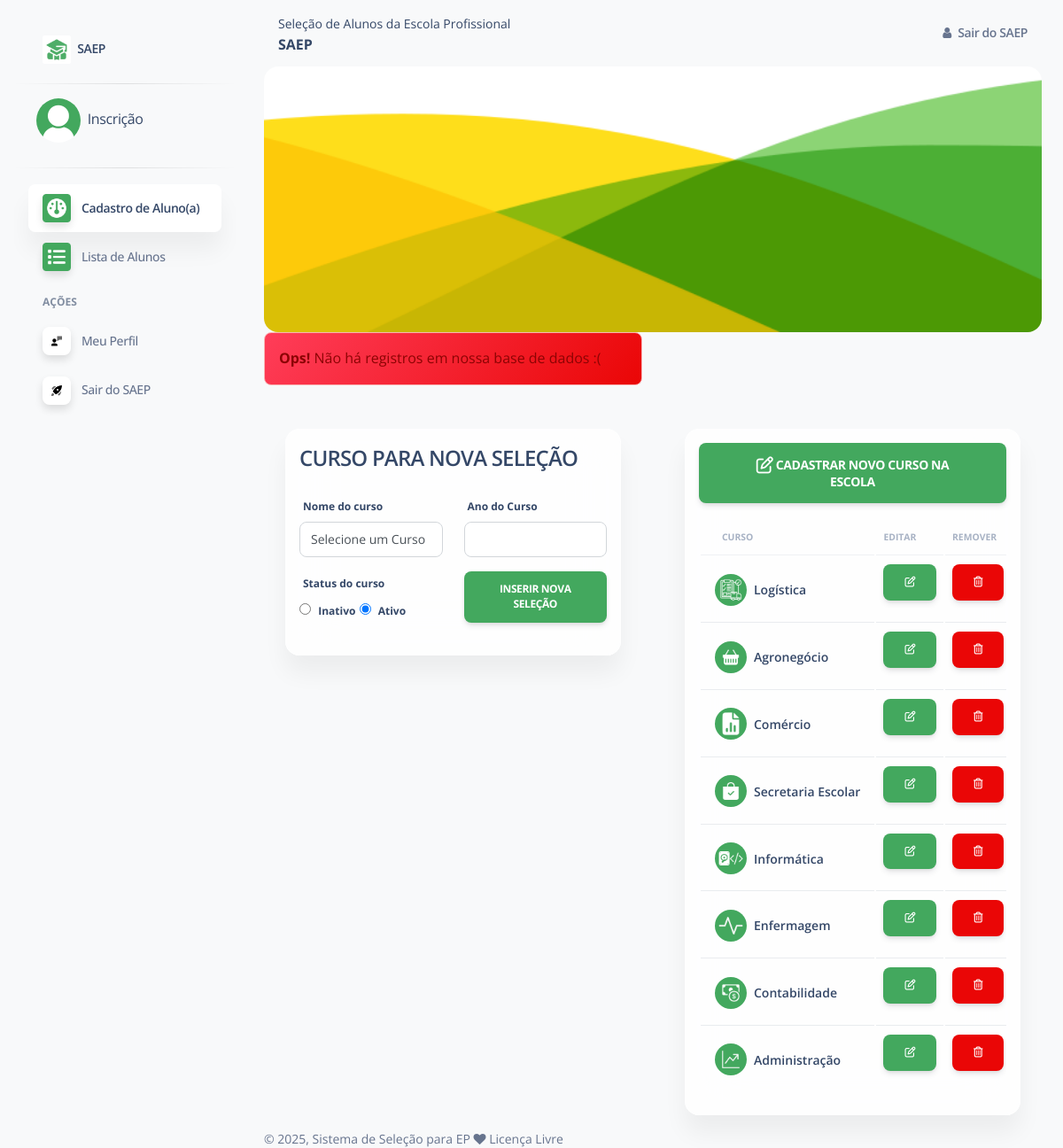
The page /pages/home.php?saep=cursos (signed in) on the database its author committed.
### tables this page shows
CREATE TABLE `tb_saep_usuario` (
  `id_Usuario` int NOT NULL,
  `email` varchar(150) NOT NULL,
  `nome` varchar(150) NOT NULL,
  `senha` varchar(75) NOT NULL,
  `nivel` varchar(150) NOT NULL,
  `cargo` varchar(150) NOT NULL,
  `img` varchar(255) NOT NULL
);

CREATE TABLE `tb_saep_cursosEscola` (
  `idCursos` int NOT NULL,
  `nomeCurso` varchar(50) NOT NULL,
  `imgCurso` varchar(100) NOT NULL
);

### pages/cursos.php (the view, shortened to what this page needs)
<div class="container-fluid">
    <div class="page-header min-height-300 border-radius-xl" style="background-image: url('../assets/img/curved-images/back-est.png'); background-position-y: 50%;">
    </div>
    <div class="row">
    <?php
    include_once('../config/conexao.php');
    $select = "SELECT tb_saep_cursos.id_cursos,tb_saep_cursos.id_curso_escola_cursos,tb_saep_cursos.status_curso,tb_saep_cursos.ano_cursos,tb_saep_cursosEscola.idCursos,tb_saep_cursosEscola.nomeCurso,tb_saep_cursosEscola.imgCurso FROM tb_saep_cursos INNER JOIN tb_saep_cursosEscola ON tb_saep_cursos.id_curso_escola_cursos=tb_saep_cursosEscola.idCursos WHERE tb_saep_cursos.id_curso_escola_cursos=tb_saep_cursosEscola.idCursos ORDER BY nomeCurso ASC";
    try {
      $result = $conexao->prepare($select);
      $result->execute();
      $contar = $result->rowCount();
      if ($contar > 0) {
          while ($show = $result->FETCH(PDO::FETCH_OBJ)) {
    ?>
<div class="col-lg-3">
    <div class="card card-body blur shadow-blur mx-4 mt-n6 overflow-hidden">
      <div class="row" style="align-items: center;">
          <div class="col-lg-4">
            <div class="avatar avatar-xl position-relative">
              <img src="../assets/img/icones/cursos/<?php echo $show->imgCurso; ?>" alt="profile_image" class="w-100 border-radius-lg shadow-sm">
            </div>
          </div>
          <div class="col-lg-8">
            <div class="h-100">
              <h5 class="mb-1">
                <?php echo $show->nomeCurso; ?>
              </h5>
              <p class="mb-0 font-weight-bold text-sm">
                <?php echo $show->ano_cursos; ?> | <?php if($show->status_curso==1){echo '<strong style="color:#43a85e">Ativo</strong>';}else{echo '<strong style="color:#ea0606">Inativo</strong>';} ?>
              </p>
            </div>
          </div>
          <hr>
          <div class="col-lg-12">
            <div>
              <ul class="nav nav-pills nav-fill p-1 bg-transparent" role="tablist">
                <li class="nav-item">
                  <a class="btn btn-success" href="home.php?saep=upCursoSelecao&idUp=<?php echo $show->id_cursos; ?>">
                  <i class="fa fa-pencil-square-o" aria-hidden="true"></i>
                    Editar
                  </a>
                </li>
                <li class="nav-item">
                  <a class="btn btn-danger" href="home.php?saep=deleteSelecao&id=<?php echo $show->id_cursos; ?>" onclick="return confirm('Deseja remover este curso da seleção?')">
                  <i class="fa fa-trash-o" aria-hidden="true"></i>
                   Remover
                  </a>
                </li>
              </ul>
            </div>
          </div>
        </div>
      </div>
    </div>
    <?php
            }
        } else {
          echo "
          <div class='col-md-6 col-sm-12'>
            <div class='alert alert-danger'>
              <strong>Ops!</strong> Não há registros em nossa base de dados :(
            </div>
          </div>";
        }
    } catch (PDOException $e) {
        echo $e;
    }
    ?>
    </div>
    <hr>
    <div class="row">
        <div class="col-lg-6">
        <div class="card card-body blur shadow-blur mx-4 overflow-hidden">
        <div class="row" style="align-items: center;">
        <h4 class="maius">Curso para nova seleção</h4>
        <hr>
            <form action="" method="post">
                <div class="row">
                    <div class="col-lg-6">
                        <div class="mb-3">
                            <label>Nome do curso</label>
                            <select name="nomeCurso" class="form-control" required>
                            <option value="" selected disabled>Selecione um Curso</option>
                            </select>
                        </div>
                        <div class="mb-3">
                          <label class="">Status do curso</label>
                            <div class="radio radio-inline">
                                <input name="status_curso" id="radio7" value="0" type="radio">
                                <label for="radio7">
                                    Inativo
                                </label>
                                <input name="status_curso" id="radio8" value="1" checked="" type="radio">
                                <label for="radio8">
                                    Ativo
                                </label>
                            </div>
                        </div>
                    </div>
                    <div class="col-lg-6">
                        <div class="mb-3">
                            <label>Ano do Curso</label>
                            <input type="text" class="form-control" name="ano_curso" required>
                        </div>
                        <button type="submit" class="btn btn-success" name="cadNovaSelecao">Inserir Nova Seleção</button>
                    </div>
                </div>
            </form>
        </div>
        </div>
        </div>
        <div class="col-lg-6">
        <div class="card card-body blur shadow-blur mx-4 overflow-hidden">
        <a class="btn btn-success btn-lg" data-bs-toggle="modal" data-bs-target="#exampleModal">
            <i class="fa fa-pencil-square-o" aria-hidden="true"></i>
            Cadastrar Novo Curso na Escola
        </a>
        <div class="card-body px-0 pt-0 pb-2">
              <div class="table-responsive p-0">
                <table class="table align-items-center justify-content-center mb-0">
                  <thead>
                    <tr>
                      <th class="text-uppercase text-secondary text-xxs font-weight-bolder opacity-7">Curso</th>
                      <th class="text-uppercase text-secondary text-xxs font-weight-bolder opacity-7 ps-2">Editar</th>
                      <th class="text-uppercase text-secondary text-xxs font-weight-bolder opacity-7 ps-2">Remover</th>
                    </tr>
                  </thead>
                  <tbody>
                  <?php
                      $select = "SELECT * FROM tb_saep_cursosEscola ORDER BY idCursos DESC";
                      try {
                       $result = $conexao->prepare($select);
                       $result->execute();
                       $contar = $result->rowCount();
                       if($contar>0){
                        while($show = $result->FETCH(PDO::FETCH_OBJ)){
                    ?>
                    <tr>
                      <td>
                        <div class="d-flex px-2">
                          <div>
                            <img src="../assets/img/icones/cursos/<?php echo $show->imgCurso; ?>" class="avatar avatar-sm rounded-circle me-2" alt="spotify">
                          </div>
                          <div class="my-auto">
                            <h6 class="mb-0 text-sm"><?php echo $show->nomeCurso; ?></h6>
                          </div>
                        </div>
                      </td>
                      <td>
                        <a class="btn btn-success" href="home.php?saep=upCurso&idUp=<?php echo $show->idCursos; ?>">
                        <i class="fa fa-pencil-square-o" aria-hidden="true"></i>
                        </a>
                      </td>
                      <td>
                        <a class="btn btn-danger" href="delCurso.php?idDel=<?php echo $show->idCursos; ?>" onclick="return confirm('Deseja remover este curso da seleção?')">
                        <i class="fa fa-trash-o" aria-hidden="true"></i>
                        </a>
                      </td>
                    </tr>
                    <?php
                        }
                      }else{
                        echo '<div style="margin-top:10px" class="alert  alert-danger" role="alert">
                        Não há dados de contato!!!
                        </div>';
                      }
                    } catch (PDOException $e) {
                        echo '<strong>ERRO DE LEITURA = </strong>'.$e->getMessage();
                    }
                    ?>
                  </tbody>
                </table>
              </div>
            </div>
        </div>
        </div>
    </div>
</div>

### include/header.php (shortened to what this page needs)
<!DOCTYPE html>
<html lang="pt_br">
<head>
  <link href="../assets/css/nucleo-icons.css" rel="stylesheet" />
  <link href="../assets/css/nucleo-svg.css" rel="stylesheet" />
  <link href="../assets/css/nucleo-svg.css" rel="stylesheet" />
  <link id="pagestyle" href="../assets/css/soft-ui-dashboard.css" rel="stylesheet" />
  <link rel="stylesheet" href="../assets/font-icons/css/font-awesome.min.css">
  <link rel="stylesheet" href="../assets/css/saep.css">
</head>
<?php
include_once('../config/conexao.php');
$usuarioLogado = $_SESSION['loginuser'];
$selectUser = "SELECT * FROM tb_saep_usuario WHERE email=:emailUserLogado";
try {
    $resultadoUser = $conexao->prepare($selectUser);
    $resultadoUser->bindParam(':emailUserLogado', $usuarioLogado, PDO::PARAM_STR);
    $resultadoUser->execute();
    $contar = $resultadoUser->rowCount();
    if ($contar > 0) {
        $show = $resultadoUser->fetch(PDO::FETCH_OBJ);
        $nome_user = $show->nome;
    } else {
        echo '<div class="alert alert-danger"><strong>Aviso!</strong> Não há dados de perfil :(</div>';
    }
} catch (PDOException $e) {
    error_log("ERRO DE LOGIN DO PDO: " . $e->getMessage());
    echo '<div class="alert alert-danger"><strong>Aviso!</strong> Ocorreu um erro ao tentar acessar os dados do perfil.</div>';
}
?>
<body class="g-sidenav-show  bg-gray-100">
  <aside class="sidenav navbar navbar-vertical navbar-expand-xs border-0 border-radius-xl my-3 fixed-start ms-3 " id="sidenav-main">
    <div class="sidenav-header">
      <a class="navbar-brand m-0" href="#">
        <img src="../assets/img/logos/logo-saep.png" class="navbar-brand-img h-100" alt="main_logo">
        <span class="ms-1 font-weight-bold">SAEP</span>
      </a>
    </div>
    <hr class="horizontal dark mt-0">
    <div class="sidenav-header" style="padding: 0 25px;">
      <a class="" href="../index.php">
      <?php
            if ($show->img == 'user.png') {
                echo '<img src="../assets/img/avatarp/' . $show->img . '" alt="' . $show->img . '" title="' . $show->img . '" style="width:50px; border-radius:100%" />';
            } else {
                echo '<img src="../assets/img/user/' . $show->img . '" alt="' . $show->img . '" title="' . $show->img . '" style="width:50px; border-radius:100%" />';
            }
          ?>
        <span class="ms-1 font-weight-bold"><a href="home.php?saep=perfil"><?php echo $nome_user; ?></a></span>
      </a>
    </div>
    <hr class="horizontal dark mt-0">
    <div class="collapse navbar-collapse  w-auto " id="sidenav-collapse-main">
      <ul class="navbar-nav">
        <?php
          if($_SESSION['nivel']==0){
        ?>
          <li class="nav-item">
            <a class="nav-link  active" href="home.php?saep=painel">
              <div class="icon-shape icon-sm shadow border-radius-md bg-white text-center me-2 d-flex align-items-center justify-content-center">
                <img style="width: 100%" src="../assets/img/icones/painel.png" alt="">
              </div>
              <span class="nav-link-text ms-1">Painel Principal</span>
            </a>
          </li>
          <li class="nav-item">
            <a class="nav-link  " href="home.php?saep=usuarios">
              <div class="icon-shape icon-sm shadow border-radius-md bg-white text-center me-2 d-flex align-items-center justify-content-center">
                <img style="width: 100%" src="../assets/img/icones/usuarios.png" alt="">
              </div>
              <span class="nav-link-text ms-1">Gerenciar Usuários</span>
            </a>
          </li>
          <li class="nav-item">
            <a class="nav-link  " href="home.php?saep=cursos">
              <div class="icon-shape icon-sm shadow border-radius-md bg-white text-center me-2 d-flex align-items-center justify-content-center">
                <img style="width: 100%" src="../assets/img/icones/graduando.png" alt="">
              </div>
              <span class="nav-link-text ms-1">Gerenciar Cursos</span>
            </a>
          </li>
          <li class="nav-item">
            <a class="nav-link  " href="home.php?saep=regras">
              <div class="icon-shape icon-sm shadow border-radius-md bg-white text-center me-2 d-flex align-items-center justify-content-center">
                <img style="width: 100%" src="../assets/img/icones/relatorio_c.png" alt="">
              </div>
              <span class="nav-link-text ms-1">Gerenciar Edital</span>
            </a>
          </li>
        <?php
          }else{
        ?>
        <li class="nav-item">
          <a class="nav-link  active" href="home.php?esc=cadAluno">
            <div class="icon-shape icon-sm shadow border-radius-md bg-white text-center me-2 d-flex align-items-center justify-content-center">
              <img style="width: 100%" src="../assets/img/icones/painel.png" alt="">
            </div>
            <span class="nav-link-text ms-1">Cadastro de Aluno(a)</span>
          </a>
        </li>
        <li class="nav-item">
          <a class="nav-link " href="home.php?esc=lista">
            <div class="icon-shape icon-sm shadow border-radius-md bg-white text-center me-2 d-flex align-items-center justify-content-center">
              <img style="width: 100%" src="../assets/img/icones/lista.png" alt="">
            </div>
            <span class="nav-link-text ms-1">Lista de Alunos</span>
          </a>
        </li>
        <?php
          }
        ?>
        <li class="nav-item mt-3">
          <h6 class="ps-4 ms-2 text-uppercase text-xs font-weight-bolder opacity-6">Ações</h6>
        </li>
        <li class="nav-item">
          <a class="nav-link  " href="home.php?saep=perfil">
            <div class="icon icon-shape icon-sm shadow border-radius-md bg-white text-center me-2 d-flex align-items-center justify-content-center">
            </div>
            <span class="nav-link-text ms-1">Meu Perfil</span>
          </a>
        </li>
        <li class="nav-item">
          <a class="nav-link  " href="?sair" onclick="return confirm('Deseja sair do sistema de seleção de novos alunos?')">
            <div class="icon icon-shape icon-sm shadow border-radius-md bg-white text-center me-2 d-flex align-items-center justify-content-center">
            </div>
            <span class="nav-link-text ms-1">Sair do SAEP</span>
          </a>
        </li>
      </ul>
    </div>
  </aside>
  <main class="main-content position-relative max-height-vh-100 h-100 border-radius-lg ">
    <nav class="navbar navbar-main navbar-expand-lg px-0 mx-4 shadow-none border-radius-xl" id="navbarBlur" navbar-scroll="true">
      <div class="container-fluid py-1 px-3">
        <nav aria-label="breadcrumb">
          <ol class="breadcrumb bg-transparent mb-0 pb-0 pt-1 px-0 me-sm-6 me-5">
            <li class="breadcrumb-item text-sm text-dark active" aria-current="page">Seleção de Alunos da Escola Profissional</li>
          </ol>
          <h6 class="font-weight-bolder mb-0">SAEP</h6>
        </nav>
        <div class="collapse navbar-collapse mt-sm-0 mt-2 me-md-0 me-sm-4" id="navbar">
          <ul class="navbar-nav  justify-content-end">
            <li class="nav-item d-flex align-items-center">
              <a href="?sair" class="nav-link text-body font-weight-bold px-0" onclick="return confirm('Deseja sair do sistema de seleção de novos alunos?')">
                <i class="fa fa-user me-sm-1"></i>
                <span class="d-sm-inline d-none">Sair do SAEP</span>
              </a>
            </li>
          </ul>
        </div>
      </div>
    </nav>

### assets/css/nucleo-svg.css (style rules this page uses)
.icon { display: inline-block; color: #111111; height: 1em; width: 1em; }
.icon-sm { height: 0.8em; width: 0.8em; }
.icon { fill: currentColor; stroke: none; }

### assets/css/saep.css (style rules this page uses)
h1.maius,h2.maius,h3.maius,h4.maius { text-transform: uppercase !important; size: 15px !important; }

### rows shown on the page
tb_saep_usuario: img (placeholder picture), nome "Inscrição"
tb_saep_cursosescola: imgCurso (picture), nomeCurso "Logística"
tb_saep_cursosescola: imgCurso (picture), nomeCurso "Agronegócio"
tb_saep_cursosescola: imgCurso (picture), nomeCurso "Comércio"
tb_saep_cursosescola: imgCurso (picture), nomeCurso "Secretaria Escolar"
tb_saep_cursosescola: imgCurso (picture), nomeCurso "Informática"
tb_saep_cursosescola: imgCurso (picture), nomeCurso "Enfermagem"
tb_saep_cursosescola: imgCurso (picture), nomeCurso "Contabilidade"
tb_saep_cursosescola: imgCurso (picture), nomeCurso "Administração"
